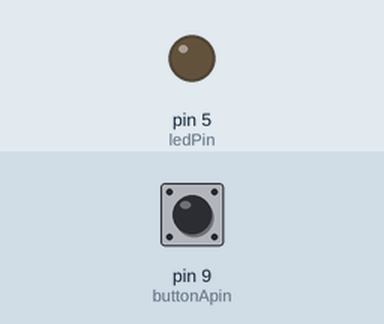
This sketch was run on a simulated Arduino Uno, built with avr-gcc and run on an emulated ATmega328P. Parts: output pins drawn as LEDs (lit = HIGH). The test bench sets the inputs (shaded band); at power-on: pin 9 (buttonApin) HIGH. What the sketch prints to the serial monitor is not drawn.

Above: at 1.2 s.
1.3 s: pin 9 (buttonApin) pulled LOW for 0.15 s
At 4.1 s:
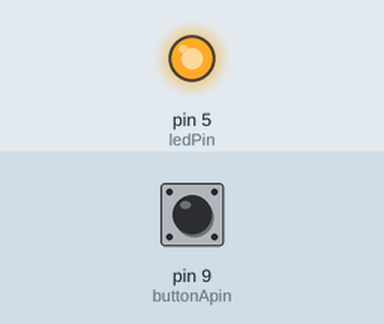
4.4 s: pin 9 (buttonApin) pulled LOW for 1 s
At 7.1 s:
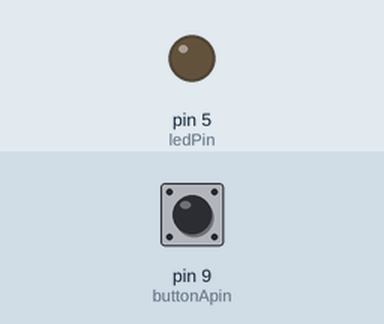
7.9 s: pin 9 (buttonApin) pulled LOW for 3.2 s
At 10.9 s:
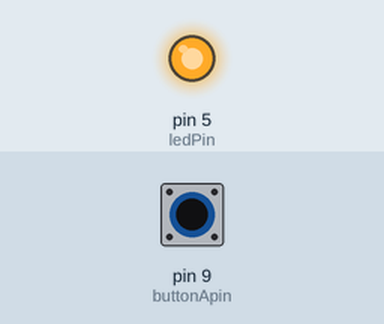
Timing chart, 0 to 13.4 s (numbered marks = the images above; inputs shaded):
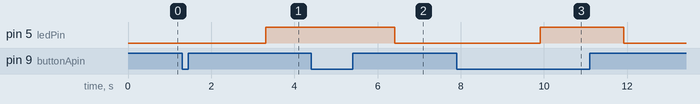

The sketch:

bluetoothbutton.ino
```cpp
int ledPin = 5;
int buttonApin = 9;
bool zustand1 = false;
char Incoming_value = 0;


void setup()
{
  pinMode(buttonApin, INPUT_PULLUP);
  pinMode(ledPin, OUTPUT);
  Serial.begin(9600);
  Serial.println("Hello World");
}

void loop()
{

  if (digitalRead(buttonApin) == LOW)
  {
    Serial.println("Pressed...");

    zustand1 =! zustand1;
    delay(2000);
  }

  Serial.println(zustand1);
  if(zustand1 == true)
  {
    digitalWrite(ledPin, HIGH);
  }else{
    digitalWrite(ledPin, LOW);
  }

  if(Serial.available() > 0)
  {
    Incoming_value = Serial.read();
    Serial.println(Incoming_value);
    if(Incoming_value == '1')
    {
      zustand1 = true;
    }else if(Incoming_value == '0'){
      zustand1 = false;
    }

  }

}
```

Measured:
- after the input at 1.3 s, pin 5 (ledPin): LOW → HIGH after 2.0 s
- after the input at 4.4 s, pin 5 (ledPin): HIGH → LOW after 2.0 s
- after the input at 7.9 s, pin 5 (ledPin): LOW → HIGH after 2.0 s, → LOW 2.0 s later
